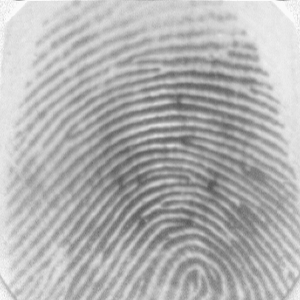
#> input picture Huellas/101_1.tif, 300 x 300 px, found by its file name; its folder holds only this picture in this run
$ python 'reconocedor de huella.py'
#> lines starting #> are read from the running program, lines starting #| are printed output that depends on the picture; after the words box and inside, x2 and y2 are one past the last pixel; in counts of white or black regions, pixels touching at a corner belong together
import cv2
import os
import random
import time
import numpy as np


RUTA_DATASET = r"C:\Users\JUAN\OneDrive\Escritorio\pratica web\Huellas"
RATIO_TEST = 0.75
EXTENSIONES_VALIDAS = (".png", ".jpg", ".jpeg", ".bmp", ".tif", ".tiff")


def cargar_imagenes(ruta):
    print("Buscando en:", ruta)

    if not os.path.exists(ruta):
        print("La carpeta NO existe")
        return [], []

    archivos = os.listdir(ruta)
    print(f"Archivos encontrados: {len(archivos)}")

    imagenes = []
    nombres = []

    for archivo in archivos:
        print("   -", archivo)

        if archivo.lower().endswith(EXTENSIONES_VALIDAS):
            img = cv2.imread(os.path.join(ruta, archivo), 0)

            if img is not None:
                imagenes.append(img)
                nombres.append(archivo)

    print(f"Imágenes válidas cargadas: {len(imagenes)}")
    return imagenes, nombres

def preprocesamiento(img):
    img = cv2.resize(img, (300, 300))
    img = cv2.GaussianBlur(img, (5,5), 0)

    binaria = cv2.adaptiveThreshold(
        img, 255,
        cv2.ADAPTIVE_THRESH_GAUSSIAN_C,
        cv2.THRESH_BINARY,
        11, 2
    )

    return binaria


def extraer_orb(img):
    orb = cv2.ORB_create(1000)
    keypoints, descriptores = orb.detectAndCompute(img, None)
    return keypoints, descriptores


def comparar(desc1, desc2):
    if desc1 is None or desc2 is None:
        return 0

    bf = cv2.BFMatcher(cv2.NORM_HAMMING)
    matches = bf.knnMatch(desc1, desc2, k=2)

    buenos = []
    for m, n in matches:
        if m.distance < RATIO_TEST * n.distance:
            buenos.append(m)

    return len(buenos)


def main():

    print("\n Analizando base de datos de huellas dactilares...")
    imagenes, nombres = cargar_imagenes(RUTA_DATASET)
#> in cargar_imagenes, img is the input picture: shape (300, 300); min 86, max 250, mean 178.1
#| Imágenes válidas cargadas: 1
#> imagenes = 1 item; nombres = ['101_1.tif']

    if len(imagenes) == 0:
        print("No se encontraron imágenes.")
        return

    print(f"{len(imagenes)} imágenes cargadas")
#| 1 imágenes cargadas

    indice_random = random.randint(0, len(imagenes)-1)
#> indice_random = 0
    img_consulta = imagenes[indice_random]
    nombre_real = nombres[indice_random]
#> nombre_real = '101_1.tif'

    print(f"\nHuella desconocida seleccionada: {nombre_real}")
#| Huella desconocida seleccionada: 101_1.tif

    img_consulta = preprocesamiento(img_consulta)
#> in preprocesamiento, `binaria = cv2.adaptiveThreshold( img, 255, cv2.ADAPTIVE_THRESH_GAUSSIA..`:
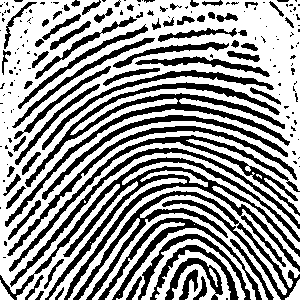
#> binaria: shape (300, 300); 60.2% white; 187 black regions (116 under 20 px), largest, box (x1, y1, x2, y2) and area: (0, 157, 300, 300) 5741, (5, 82, 290, 227) 4290, (73, 191, 300, 300) 3167
    kp1, des1 = extraer_orb(img_consulta)
#> in extraer_orb, `keypoints, descriptores = orb.detectAndCompute(img, None)`: keypoints = 965 keypoints; strongest (x, y, size): (239, 227, 31), (248, 169, 37.2), (159, 251, 31), (246, 168, 37.2)
#> kp1 has the same summary as keypoints in extraer_orb

    mejor_match = 0
    mejor_usuario = ""

    inicio = time.time()

    for img, nombre in zip(imagenes, nombres):

        img = preprocesamiento(img)
        kp2, des2 = extraer_orb(img)

        score = comparar(des1, des2)

        if score > mejor_match:
            mejor_match = score
            mejor_usuario = nombre
#> this loop made 1 pass
#> (nombre, matches in comparar, score, mejor_match, mejor_usuario) on pass 1: ('101_1.tif', 965 matches, 965, 965, '101_1.tif')
#> after the loop, mejor_match = 965

    fin = time.time()

    tiempo = fin - inicio

    print("\n================ RESULTADOS =================")
    print(f"Usuario identificado: {mejor_usuario}")
#| Usuario identificado: 101_1.tif
    print(f"Puntaje de coincidencia: {mejor_match}")
#| Puntaje de coincidencia: 965
    print(f"tiempo de ejecución: {tiempo:.4f} segundos")
    print("============================================")


if __name__ == "__main__":
    main()


#PREGUNTAS:
#1. ¿Por qué una huella puede obtener un puntaje bajo aunque pertenezca al mismo usuario?
#Esto puede ocurrir debido a factores como presión desigual del dedo, sudor, suciedad, rotación,
# iluminación deficiente o mala calidad del sensor. Estas condiciones afectan la detección de puntos clave,
#  reduciendo el número de coincidencias válidas.

#2. ¿Cómo escalar el sistema para 80.000 huellas usando la nube?
#Se puede emplear procesamiento paralelo en la nube, microservicios,
# indexación de descriptores, bases de datos biométricas optimizadas y procesamiento con GPU,
#  reduciendo drásticamente el tiempo de búsqueda.

#Juan Jose Londono Martinez :D

$ run again, on Huellas/101_5.tif
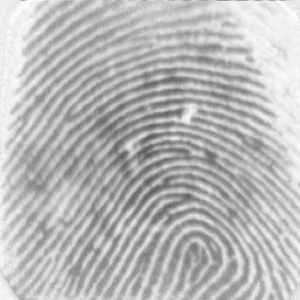
#> input picture Huellas/101_5.tif, 300 x 300 px, found by its file name
#> in cargar_imagenes, img is the input picture: shape (300, 300); min 89, max 250, mean 185.1
#| Imágenes válidas cargadas: 1
#> imagenes = 1 item; nombres = ['101_5.tif']
#| 1 imágenes cargadas
#> indice_random = 0
#> nombre_real = '101_5.tif'
#| Huella desconocida seleccionada: 101_5.tif
#> in preprocesamiento, `binaria = cv2.adaptiveThreshold( img, 255, cv2.ADAPTIVE_THRESH_GAUSSIA..`:
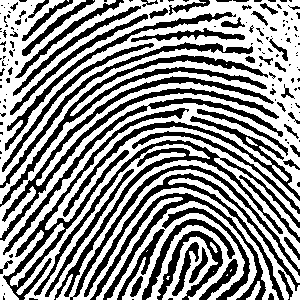
#> binaria: shape (300, 300); 56.9% white; 172 black regions (110 under 20 px), largest, box (x1, y1, x2, y2) and area: (0, 76, 279, 241) 3352, (34, 140, 300, 300) 3315, (0, 55, 268, 207) 2679
#> keypoints = 974 keypoints; strongest (x, y, size): (232, 256, 31), (237, 178, 31), (230, 256, 37.2), (217, 156, 31)
#> kp1 has the same summary as keypoints in extraer_orb
#> the loop in main, `for img, nombre in zip(imagenes, nombres): ` made 1 pass
#> (nombre, matches in comparar, score, mejor_match, mejor_usuario) on pass 1: ('101_5.tif', 974 matches, 974, 974, '101_5.tif')
#> after the loop in main, `for img, nombre in zip(imagenes, nombres):`: mejor_match = 974
#| Usuario identificado: 101_5.tif
#| Puntaje de coincidencia: 974

$ run again, on Huellas/101_6.tif
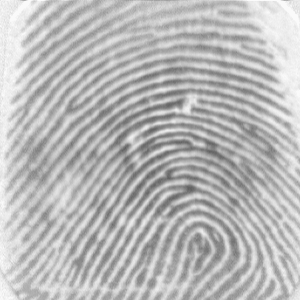
#> input picture Huellas/101_6.tif, 300 x 300 px, found by its file name
#> in cargar_imagenes, img is the input picture: shape (300, 300); min 97, max 250, mean 185.1
#| Imágenes válidas cargadas: 1
#> imagenes = 1 item; nombres = ['101_6.tif']
#| 1 imágenes cargadas
#> indice_random = 0
#> nombre_real = '101_6.tif'
#| Huella desconocida seleccionada: 101_6.tif
#> in preprocesamiento, `binaria = cv2.adaptiveThreshold( img, 255, cv2.ADAPTIVE_THRESH_GAUSSIA..`:
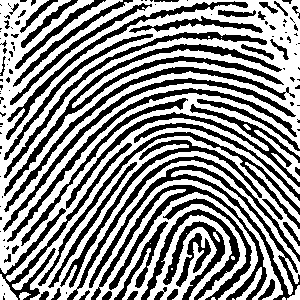
#> binaria: shape (300, 300); 56.2% white; 131 black regions (73 under 20 px), largest, box (x1, y1, x2, y2) and area: (4, 44, 284, 196) 2903, (89, 165, 300, 300) 2451, (91, 185, 267, 300) 2352
#> keypoints = 973 keypoints; strongest (x, y, size): (188, 256, 37.2), (229, 256, 31), (61, 209, 37.2), (65, 219, 31)
#> kp1 has the same summary as keypoints in extraer_orb
#> the loop in main, `for img, nombre in zip(imagenes, nombres): ` made 1 pass
#> (nombre, matches in comparar, score, mejor_match, mejor_usuario) on pass 1: ('101_6.tif', 973 matches, 973, 973, '101_6.tif')
#> after the loop in main, `for img, nombre in zip(imagenes, nombres):`: mejor_match = 973
#| Usuario identificado: 101_6.tif
#| Puntaje de coincidencia: 973

$ run again, on Huellas/101_7.tif
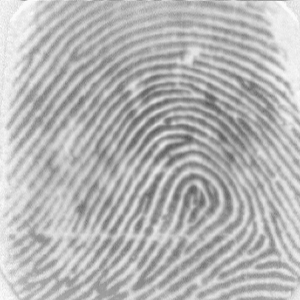
#> input picture Huellas/101_7.tif, 300 x 300 px, found by its file name
#> in cargar_imagenes, img is the input picture: shape (300, 300); min 88, max 250, mean 181.7
#| Imágenes válidas cargadas: 1
#> imagenes = 1 item; nombres = ['101_7.tif']
#| 1 imágenes cargadas
#> indice_random = 0
#> nombre_real = '101_7.tif'
#| Huella desconocida seleccionada: 101_7.tif
#> in preprocesamiento, `binaria = cv2.adaptiveThreshold( img, 255, cv2.ADAPTIVE_THRESH_GAUSSIA..`:
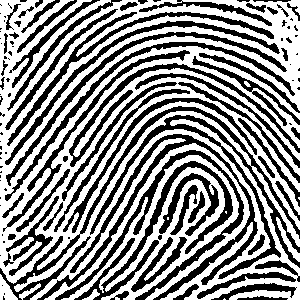
#> binaria: shape (300, 300); 55.7% white; 119 black regions (58 under 20 px), largest, box (x1, y1, x2, y2) and area: (0, 106, 300, 300) 5437, (37, 134, 258, 300) 3538, (74, 161, 233, 300) 2412
#> keypoints = 977 keypoints; strongest (x, y, size): (256, 91, 37.2), (256, 152, 37.2), (196, 206, 31), (254, 89, 37.2)
#> kp1 has the same summary as keypoints in extraer_orb
#> the loop in main, `for img, nombre in zip(imagenes, nombres): ` made 1 pass
#> (nombre, matches in comparar, score, mejor_match, mejor_usuario) on pass 1: ('101_7.tif', 977 matches, 977, 977, '101_7.tif')
#> after the loop in main, `for img, nombre in zip(imagenes, nombres):`: mejor_match = 977
#| Usuario identificado: 101_7.tif
#| Puntaje de coincidencia: 977

$ run again, on Huellas/101_2.tif
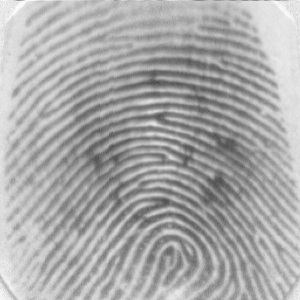
#> input picture Huellas/101_2.tif, 300 x 300 px, found by its file name
#> in cargar_imagenes, img is the input picture: shape (300, 300); min 71, max 250, mean 169.5
#| Imágenes válidas cargadas: 1
#> imagenes = 1 item; nombres = ['101_2.tif']
#| 1 imágenes cargadas
#> indice_random = 0
#> nombre_real = '101_2.tif'
#| Huella desconocida seleccionada: 101_2.tif
#> in preprocesamiento, `binaria = cv2.adaptiveThreshold( img, 255, cv2.ADAPTIVE_THRESH_GAUSSIA..`:
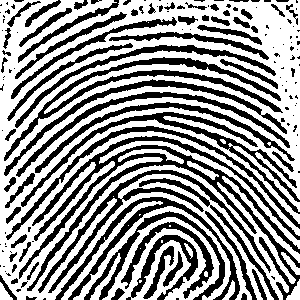
#> binaria: shape (300, 300); 58.4% white; 156 black regions (86 under 20 px), largest, box (x1, y1, x2, y2) and area: (19, 136, 300, 300) 6291, (4, 57, 283, 161) 2869, (21, 112, 300, 214) 2601
#> keypoints = 972 keypoints; strongest (x, y, size): (263, 116, 31), (226, 146, 37.2), (223, 142, 37.2), (258, 154, 37.2)
#> kp1 has the same summary as keypoints in extraer_orb
#> the loop in main, `for img, nombre in zip(imagenes, nombres): ` made 1 pass
#> (nombre, matches in comparar, score, mejor_match, mejor_usuario) on pass 1: ('101_2.tif', 972 matches, 972, 972, '101_2.tif')
#> after the loop in main, `for img, nombre in zip(imagenes, nombres):`: mejor_match = 972
#| Usuario identificado: 101_2.tif
#| Puntaje de coincidencia: 972
